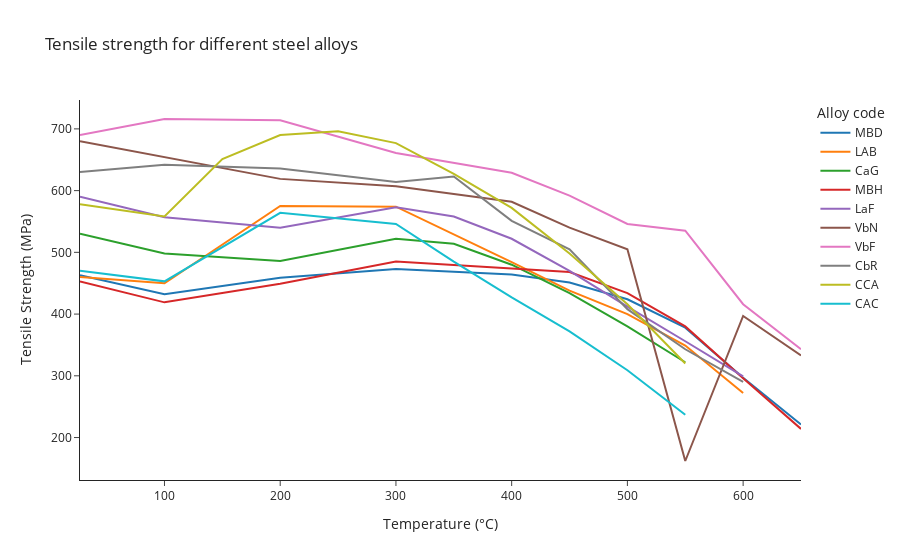

The cell this chart's notebook holds for it:
### Markdown cell above
As suspected, there are `95` different steel alloys in the dataset. For each alloy, probes at different temperature were tested, and for each test we get a `yield strength` and a `tensile strength` value. Let's observe a sample of the data

### Code cell
n_alloys = 10
data = steel[
    steel["alloy_code"].isin(np.random.choice(steel.alloy_code.unique(), n_alloys))
].sort_values("temperature_c")

px.line(
    data,
    x="temperature_c",
    y="tensile_strength_mpa",
    color="alloy_code",
    template="simple_white",
    title="Tensile strength for different steel alloys",
    labels={
        "tensile_strength_mpa": "Tensile Strength (MPa)",
        "temperature_c": "Temperature (°C)",
        "alloy_code": "Alloy code",
    },
)

### Figure 1 — Plotly figure (JSON) as saved in the notebook; plotly's stock layout.template omitted (floating-point values rounded to 4 significant figures)
{"data": [{"hovertemplate": "Alloy code=MBD<br>Temperature (°C)=%{x}<br>Tensile Strength (MPa)=%{y}<extra></extra>", "legendgroup": "MBD", "line": {"color": "#1F77B4", "dash": "solid"}, "marker": {"symbol": "circle"}, "mode": "lines", "name": "MBD", "orientation": "v", "showlegend": true, "type": "scatter", "x": [27, 100, 200, 300, 400, 450, 500, 550, 600, 650], "xaxis": "x", "y": [463, 432, 459, 473, 464, 451, 424, 378, 297, 221], "yaxis": "y"}, {"hovertemplate": "Alloy code=LAB<br>Temperature (°C)=%{x}<br>Tensile Strength (MPa)=%{y}<extra></extra>", "legendgroup": "LAB", "line": {"color": "#FF7F0E", "dash": "solid"}, "marker": {"symbol": "circle"}, "mode": "lines", "name": "LAB", "orientation": "v", "showlegend": true, "type": "scatter", "x": [27, 100, 200, 300, 400, 450, 500, 550, 600], "xaxis": "x", "y": [460, 450, 575, 574, 484, 438, 400, 349, 272], "yaxis": "y"}, {"hovertemplate": "Alloy code=CaG<br>Temperature (°C)=%{x}<br>Tensile Strength (MPa)=%{y}<extra></extra>", "legendgroup": "CaG", "line": {"color": "#2CA02C", "dash": "solid"}, "marker": {"symbol": "circle"}, "mode": "lines", "name": "CaG", "orientation": "v", "showlegend": true, "type": "scatter", "x": [27, 100, 200, 300, 350, 400, 450, 500, 550], "xaxis": "x", "y": [530, 498, 486, 522, 514, 480, 434, 380, 322], "yaxis": "y"}, {"hovertemplate": "Alloy code=MBH<br>Temperature (°C)=%{x}<br>Tensile Strength (MPa)=%{y}<extra></extra>", "legendgroup": "MBH", "line": {"color": "#D62728", "dash": "solid"}, "marker": {"symbol": "circle"}, "mode": "lines", "name": "MBH", "orientation": "v", "showlegend": true, "type": "scatter", "x": [27, 100, 200, 300, 400, 450, 500, 550, 600, 650], "xaxis": "x", "y": [453, 419, 449, 485, 474, 468, 434, 380, 296, 214], "yaxis": "y"}, {"hovertemplate": "Alloy code=LaF<br>Temperature (°C)=%{x}<br>Tensile Strength (MPa)=%{y}<extra></extra>", "legendgroup": "LaF", "line": {"color": "#9467BD", "dash": "solid"}, "marker": {"symbol": "circle"}, "mode": "lines", "name": "LaF", "orientation": "v", "showlegend": true, "type": "scatter", "x": [27, 100, 200, 300, 350, 400, 450, 500, 550, 600], "xaxis": "x", "y": [590, 557, 540, 573, 558, 522, 470, 412, 356, 299], "yaxis": "y"}, {"hovertemplate": "Alloy code=VbN<br>Temperature (°C)=%{x}<br>Tensile Strength (MPa)=%{y}<extra></extra>", "legendgroup": "VbN", "line": {"color": "#8C564B", "dash": "solid"}, "marker": {"symbol": "circle"}, "mode": "lines", "name": "VbN", "orientation": "v", "showlegend": true, "type": "scatter", "x": [27, 100, 200, 300, 400, 450, 500, 550, 600, 650], "xaxis": "x", "y": [680, 654, 619, 607, 582, 540, 505, 162, 397, 333], "yaxis": "y"}, {"hovertemplate": "Alloy code=VbF<br>Temperature (°C)=%{x}<br>Tensile Strength (MPa)=%{y}<extra></extra>", "legendgroup": "VbF", "line": {"color": "#E377C2", "dash": "solid"}, "marker": {"symbol": "circle"}, "mode": "lines", "name": "VbF", "orientation": "v", "showlegend": true, "type": "scatter", "x": [27, 100, 200, 300, 400, 450, 500, 550, 600, 650], "xaxis": "x", "y": [690, 716, 714, 661, 629, 592, 546, 535, 416, 343], "yaxis": "y"}, {"hovertemplate": "Alloy code=CbR<br>Temperature (°C)=%{x}<br>Tensile Strength (MPa)=%{y}<extra></extra>", "legendgroup": "CbR", "line": {"color": "#7F7F7F", "dash": "solid"}, "marker": {"symbol": "circle"}, "mode": "lines", "name": "CbR", "orientation": "v", "showlegend": true, "type": "scatter", "x": [27, 100, 200, 300, 350, 400, 450, 500, 550, 600], "xaxis": "x", "y": [630, 642, 636, 614, 623, 551, 505, 408, 343, 290], "yaxis": "y"}, {"hovertemplate": "Alloy code=CCA<br>Temperature (°C)=%{x}<br>Tensile Strength (MPa)=%{y}<extra></extra>", "legendgroup": "CCA", "line": {"color": "#BCBD22", "dash": "solid"}, "marker": {"symbol": "circle"}, "mode": "lines", "name": "CCA", "orientation": "v", "showlegend": true, "type": "scatter", "x": [27, 100, 150, 200, 250, 300, 350, 400, 450, 500, 550], "xaxis": "x", "y": [578, 558, 651, 690, 696, 677, 627, 572, 498, 416, 320], "yaxis": "y"}, {"hovertemplate": "Alloy code=CAC<br>Temperature (°C)=%{x}<br>Tensile Strength (MPa)=%{y}<extra></extra>", "legendgroup": "CAC", "line": {"color": "#17BECF", "dash": "solid"}, "marker": {"symbol": "circle"}, "mode": "lines", "name": "CAC", "orientation": "v", "showlegend": true, "type": "scatter", "x": [27, 100, 200, 300, 350, 400, 450, 500, 550], "xaxis": "x", "y": [470, 453, 564, 546, 485, 427, 372, 309, 237], "yaxis": "y"}], "layout": {"legend": {"title": {"text": "Alloy code"}, "tracegroupgap": 0}, "title": {"text": "Tensile strength for different steel alloys"}, "xaxis": {"anchor": "y", "domain": [0, 1], "title": {"text": "Temperature (°C)"}}, "yaxis": {"anchor": "x", "domain": [0, 1], "title": {"text": "Tensile Strength (MPa)"}}}}
